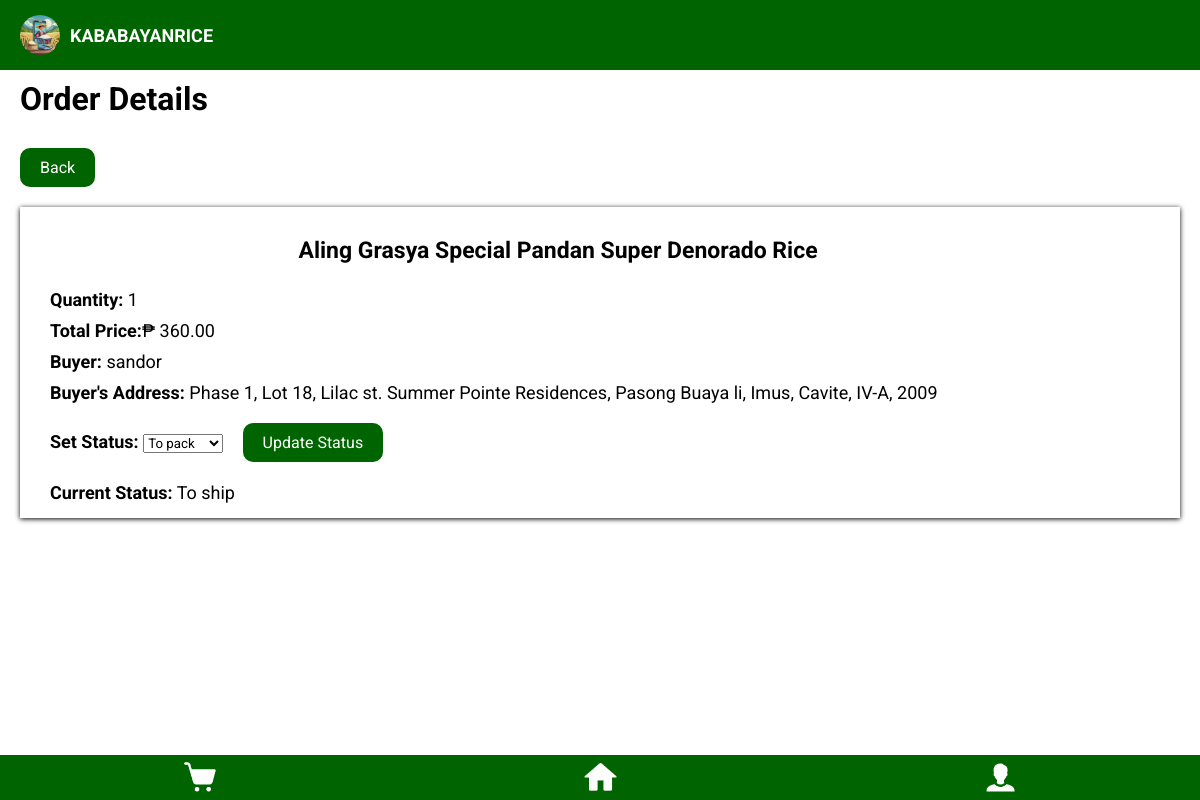
/order_details/17 (signed in), run on the app's committed database.
### myapp/models.py (models this page shows, shortened)
class Order(models.Model):
    user = models.ForeignKey(User, on_delete=models.CASCADE)
    product = models.ForeignKey(Product, on_delete=models.CASCADE)
    quantity = models.PositiveIntegerField()
    total_price = models.DecimalField(max_digits=10, decimal_places=2)
    payment_method = models.CharField(max_length=20)
    seller = models.ForeignKey(Account, on_delete=models.SET_NULL, null=True)
    timestamp = models.DateTimeField(auto_now_add=True)
    status = models.IntegerField(choices=[(1, 'To pack'), (2, 'To ship'), (3, 'To deliver'), (4, 'Canceled')], null=True, blank=True)

class Product(models.Model):
    account = models.ForeignKey(User, on_delete=models.SET_NULL, blank=True, null=True)
    product_picture = models.ImageField(upload_to="product_pictures/", null=True, blank=True)
    product_name = models.CharField(max_length=255, default='', blank=False)
    product_price = models.IntegerField(blank=False)
    product_origin = models.CharField(max_length=255, default='', blank=False)
    product_description = models.CharField(max_length=510, default='', blank=False)

class ShippingAddress(models.Model):
    account = models.ForeignKey(User, on_delete=models.SET_NULL, blank=True, null=True)
    region = models.CharField(max_length=255, default='', blank=False)
    province = models.CharField(max_length=255, default='', blank=False)
    city = models.CharField(max_length=255, default='', blank=False)
    barangay = models.CharField(max_length=255, default='', blank=False)
    postal_code = models.CharField(max_length=255, default='', blank=False)
    home_address = models.CharField(max_length=255, default='', blank=False)

### myapp/views.py (the view)
# urls.py: path("order_details/<int:order_id>", views.order_details, name="order_details"),
@login_required(login_url="/login/")
def order_details(request, order_id):
    order = get_object_or_404(Order, id=order_id)
    user_shipping_address = ShippingAddress.objects.get(account=order.user)
    if request.method == 'POST':
        status = request.POST.get('status')
        order.status = status
        order.save()
        messages.success(request, 'Order status updated successfully!')
        return redirect('order_details', order_id=order_id)
    return render(request, 'Profile/order_details.html', {'order': order, 'user_shipping_address': user_shipping_address})

### myapp/templates/Profile/order_details.html (shortened to what this page needs)
{% extends "Home/navbarAndfooter.html" %}
{% block NavbarAndFooter %}
    {{ block.super }}
    <head>
        {% load static %}
        <link rel="stylesheet" type="text/css" href="{% static 'css/orderdetails.css' %}">
    </head>
    <body>
        <h1 class="title">Order Details</h1>
        <form class="back-link" action="{% url 'profile' %}" method="post">
            <button type="submit">Back</button>
        </form>
        <div class="orders-container">
            <div class="orders-item">
                <div class="product-info">
                    <h3>{{ order.product.product_name }}</h3>
                    <p><b>Quantity:</b> {{ order.quantity }}</p>
                    <p><b>Total Price:</b>₱ {{ order.total_price }}</p>
                    <p><b>Buyer:</b> {{ order.user.username }}</p>
                    <p><b>Buyer's Address:</b> {{ user_shipping_address.home_address }}, {{ user_shipping_address.barangay }}, {{ user_shipping_address.city }}, {{ user_shipping_address.province }}, {{ user_shipping_address.region }}, {{ user_shipping_address.postal_code }}</p>
                    <form method="post">
                        <label for="status"><b>Set Status:</b></label>
                        <select name="status" id="status">
                            <option value="1">To pack</option>
                        </select>
                        <button type="submit">Update Status</button>
                    </form>
                    <p><b>Current Status:</b> {{ order.get_status_display }}</p>
                </div>
            </div>
        </div>
        {% endblock %}

### myapp/static/css/Home.css (style rules this page uses)
* { margin: 0; padding: 0; font-family: 'Roboto', sans-serif; }

### myapp/static/css/orderdetails.css (style rules this page uses)
* { font-family: 'Roboto', sans-serif; margin: 0; padding: 0; color: black; }
.title { margin: 10px 20px; }
.back-link { display: inline-block; }
.back-link button { margin: 20px; padding: 10px 20px; font-size: 16px; color: #fff; background-color: #006400; border: none; box-shadow: 2px 2px; border-radius: 10px; cursor: pointer; transition: #006400 0.3s; }
.orders-container { display: flex; flex-direction: column; align-items: center; gap: 10px; }
.orders-item { display: flex; align-items: center; height: fit-content; width: 95%; box-shadow: 0px 1px 5px 0px; padding: 10px; }
.product-info { justify-content: space-between; width: 90%; margin-left: 15px; display: flex; flex-direction: column; }
.product-info h3 { margin: 20px 0px; font-size: 23px; text-align: center; }
.product-info p { font-size: 18px; margin: 5px; }
.product-info form { font-size: 18px; margin: 5px; }
.product-info form button { margin: 10px 15px; padding: 10px 20px; font-size: 16px; color: #fff; background-color: #006400; border: none; box-shadow: 2px 2px; border-radius: 10px; cursor: pointer; transition: #006400 0.3s; }

### data on the page
Order: product.product_name "Aling Grasya Special Pandan Super Denorado Rice", quantity "1", total_price "360.00", user.username "sandor", status "To ship"
ShippingAddress: home_address "Phase 1, Lot 18, Lilac st. Summer Pointe Residences", barangay "Pasong Buaya li", city "Imus", province "Cavite", region "IV-A", postal_code "2009"
